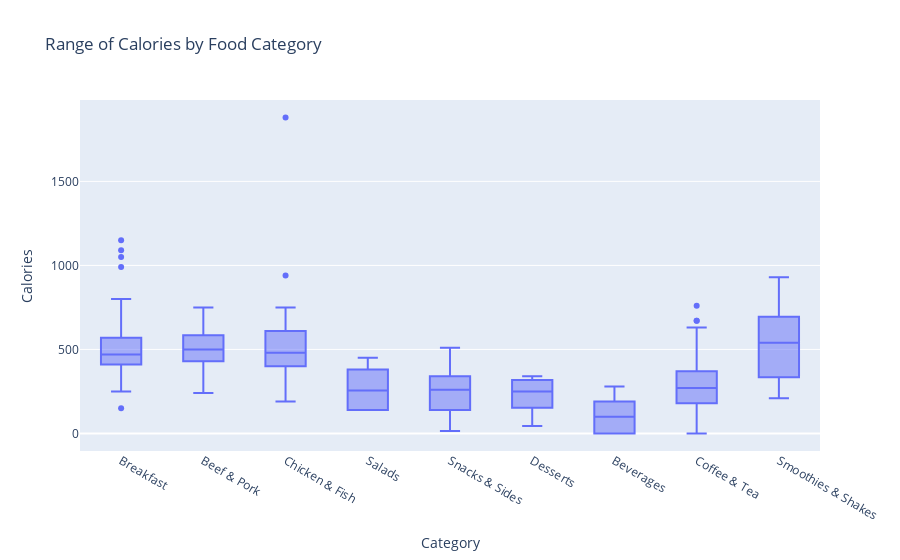

Notebook cell for this chart:
### Markdown cell above
## Range of calories by food category
---
Jump to [Table of Contents](#table-of-contents)

### Code cell
calories_range_by_category = menu_details.groupby('Category')['Calories'].agg(['min', 'max'])

#Box plot for range of calories across the food categories
fig = px.box(menu_details, x='Category', y='Calories', title='Range of Calories by Food Category')
fig.show()

### Figure 1 — Plotly figure (JSON) as saved in the notebook; plotly's stock layout.template omitted (floating-point values rounded to 4 significant figures; data arrays with more than 128 entries replaced by an {"elided": "..."} marker saying what was removed)
{"data": [{"alignmentgroup": "True", "hovertemplate": "Category=%{x}<br>Calories=%{y}<extra></extra>", "legendgroup": "", "marker": {"color": "#636efa"}, "name": "", "notched": false, "offsetgroup": "", "orientation": "v", "showlegend": false, "type": "box", "x": {"elided": "260 str values"}, "x0": " ", "xaxis": "x", "y": {"elided": "260 int values"}, "y0": " ", "yaxis": "y"}], "layout": {"boxmode": "group", "legend": {"tracegroupgap": 0}, "title": {"text": "Range of Calories by Food Category"}, "xaxis": {"anchor": "y", "domain": [0, 1], "title": {"text": "Category"}}, "yaxis": {"anchor": "x", "domain": [0, 1], "title": {"text": "Calories"}}}}
